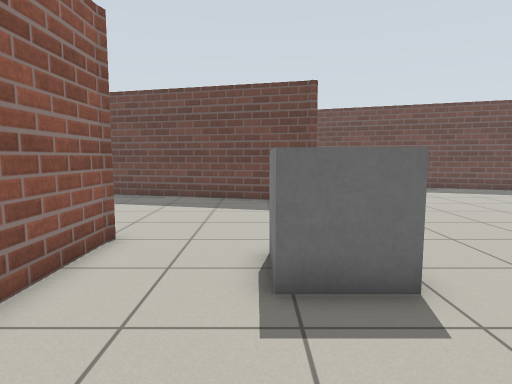
view 1 (above)

14 first-person views from a walk through a robot-simulator world made for Gazebo. The camera is 0.94 m above the floor, tilts 6° down and sees 75° across. The floor is counted in squares, 0.5 m on a side. Each view is taken from the middle of a square. On the plan, view 1 faces up. The plan holds only what a view shows up to about 17 squares ahead; the rest is blank.

view 2
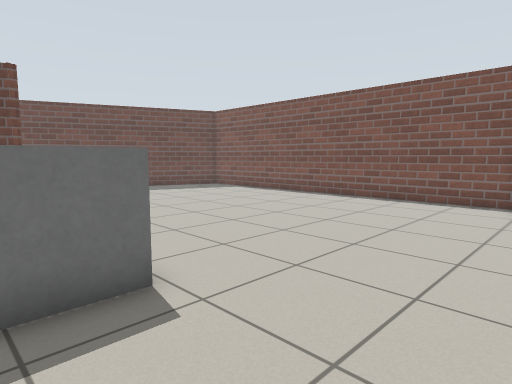

view 3
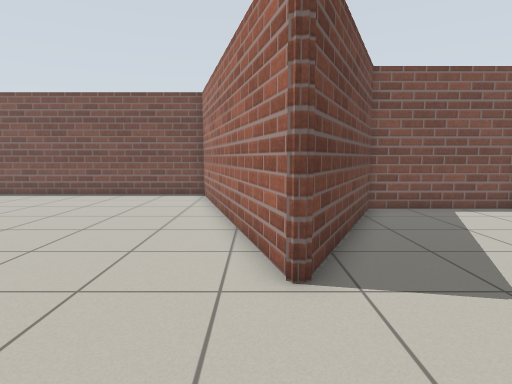

view 4
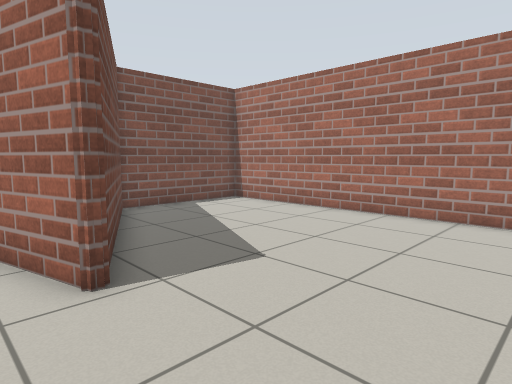

view 5
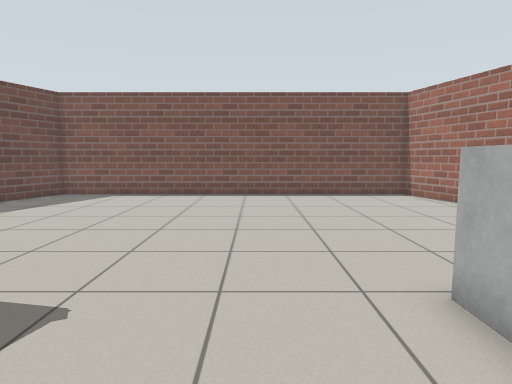

view 6
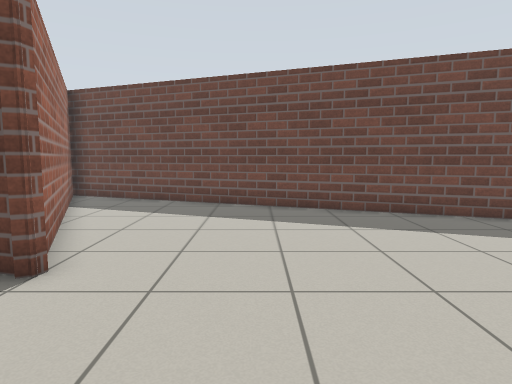

view 7
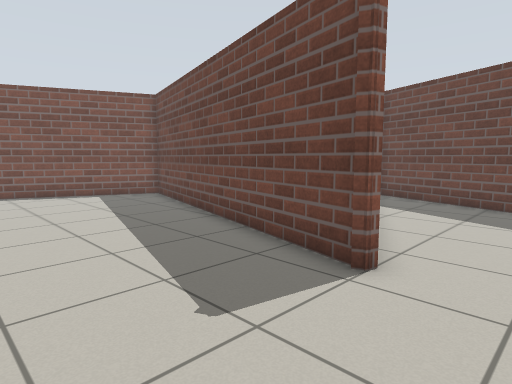

view 8
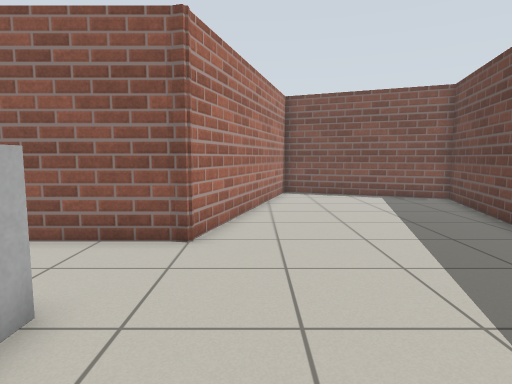

view 9
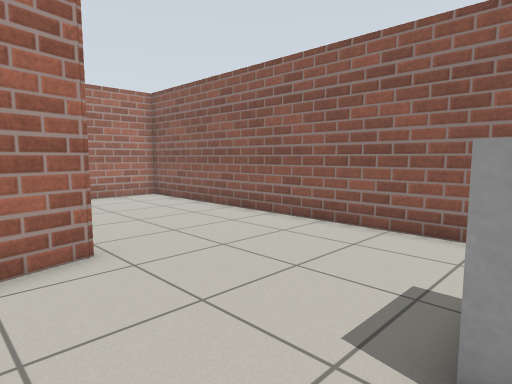

view 10
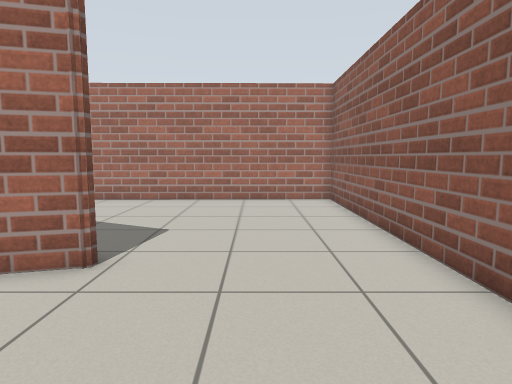

view 11
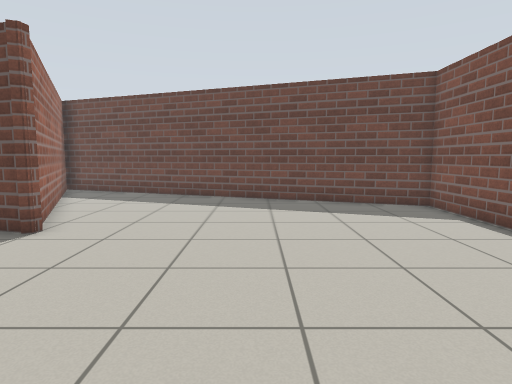

view 12
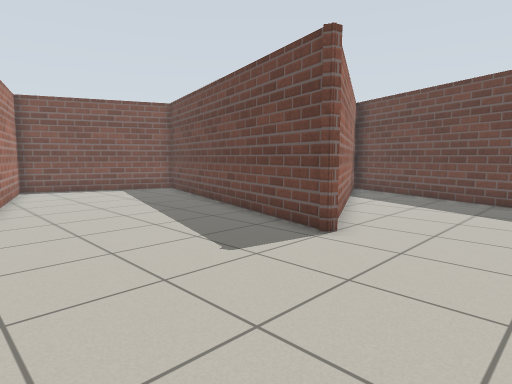

view 13
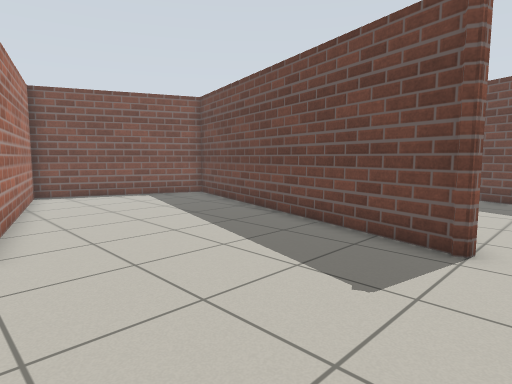

view 14
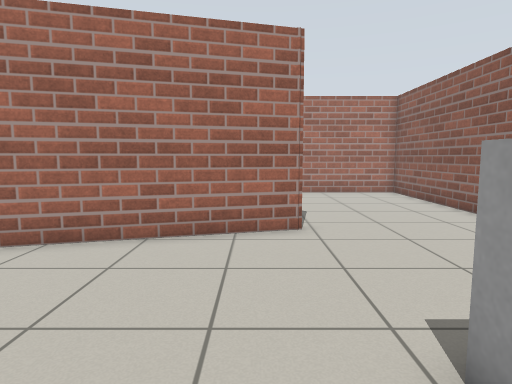

### Floor plan
Points are (right, up) in squares from view 1. A wall is a line through its corners. A room is listed if a view was taken in it or the views show most of it. See-through windows are left out.
Room 1 (views 1, 2, 3, 4, 5, 6, 7, 8, 9, 10, 11, 12, 13, 14)
walls: (-3.3, 7.5) (-3.3, -10.7) (9.9, -10.5) (9.9, -5.1) (2.5, -1.6) (14.6, 1.6) (14.6, 18.6) (-2.9, 25.2) (2.6, 14.1) (2.2, 14); (2.6, 14) (-10.8, 17.6) (-13.7, 10.5) (-3.2, 7.5) (-3.3, 7.1); (2.6, 14.5) (2.5, 14.1); (2.9, -1.9) (2.8, -1.4)
objects: grey box (1, 5) to (2, 6)

Where each view was taken, in squares from view 1:
view 1: 0 up, 0 right, facing up
view 2: 0 up, 0 right, facing up-right
view 3: 1 down, 2 left, facing right
view 4: 0 up, 2 left, facing down-right
view 5: 9 up, 2 left, facing right
view 6: 9 up, 6 right, facing up
view 7: 9 up, 5 right, facing up-left
view 8: 9 up, 4 right, facing left
view 9: 5 up, 5 right, facing down-left
view 10: 4 up, 0 right, facing down
view 11: 6 up, 8 right, facing up
view 12: 7 up, 7 right, facing up-left
view 13: 7 up, 4 right, facing up-left
view 14: 7 up, 4 right, facing down
